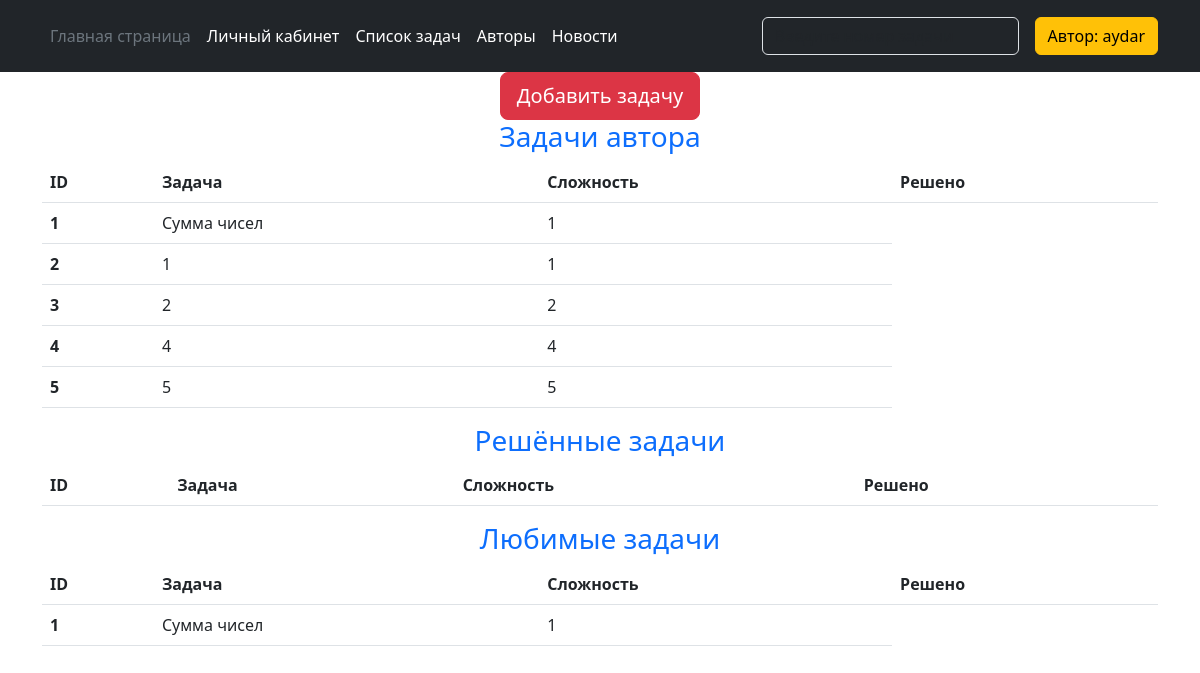
Screenshot of /profile (signed in) with the database file from the repository.
### data/users.py (models this page shows, shortened)
class User(SqlAlchemyBase, UserMixin, SerializerMixin):
    __tablename__ = 'users'
    id = sqlalchemy.Column(sqlalchemy.Integer,
                           primary_key=True, autoincrement=True)
    username = sqlalchemy.Column(sqlalchemy.String, nullable=False)
    email = sqlalchemy.Column(sqlalchemy.String,
                              index=True, unique=True, nullable=True)
    hashed_password = sqlalchemy.Column(sqlalchemy.String, nullable=True)
    role = sqlalchemy.Column(sqlalchemy.String)
    problems = orm.relationship('Problems', back_populates='author')
    solved_problems = orm.relationship('SolvedProblems', back_populates='student')
    favourite_problems = orm.relationship('FavouriteProblems', back_populates='student')

### data/problems.py (models this page shows)
class Problems(SqlAlchemyBase, SerializerMixin):
    __tablename__ = 'problems'
    id = sqlalchemy.Column(sqlalchemy.Integer, primary_key=True, autoincrement=True)
    author_id = sqlalchemy.Column(sqlalchemy.Integer, sqlalchemy.ForeignKey("users.id"))
    title = sqlalchemy.Column(sqlalchemy.String, nullable=True)
    description = sqlalchemy.Column(sqlalchemy.String, nullable=True)
    input_description = sqlalchemy.Column(sqlalchemy.String, nullable=True)
    output_description = sqlalchemy.Column(sqlalchemy.String, nullable=True)
    difficult = sqlalchemy.Column(sqlalchemy.Integer, nullable=True)
    rating = sqlalchemy.Column(sqlalchemy.Integer, default=100)
    example_count = sqlalchemy.Column(sqlalchemy.Integer, default=0)
    test_count = sqlalchemy.Column(sqlalchemy.Integer, default=0)
    time_needed = sqlalchemy.Column(sqlalchemy.String, default='1 сек')
    memory_needed = sqlalchemy.Column(sqlalchemy.String, default='16 Мб')
    post_date = sqlalchemy.Column(sqlalchemy.DateTime, default=datetime.datetime.now())
    author = orm.relationship('User')
    students_that_solved = orm.relationship('SolvedProblems', back_populates='problem')
    students_that_liked = orm.relationship('FavouriteProblems', back_populates='problem')
    tests = orm.relationship('Test', back_populates='problem')
    examples = orm.relationship('Example', back_populates='problem')

### data/favourite_problems.py (models this page shows)
class FavouriteProblems(SqlAlchemyBase, SerializerMixin):
    __tablename__ = 'favourite_problems'
    id = sqlalchemy.Column(sqlalchemy.Integer, primary_key=True, autoincrement=True)
    problem_id = sqlalchemy.Column(sqlalchemy.Integer, sqlalchemy.ForeignKey("problems.id"))
    student_id = sqlalchemy.Column(sqlalchemy.Integer, sqlalchemy.ForeignKey("users.id"))
    problem = orm.relationship('Problems')
    student = orm.relationship('User')

### main.py (the view)
@app.route('/profile')
def my_profile():
    if not current_user.is_authenticated:
        return redirect('/login')
    if current_user.role == 'Автор':
        db_sess = db_session.create_session()
        author_problems = db_sess.query(Problems).filter(Problems.author_id == current_user.id)
        return render_template('author_profile.html', title=current_user.username, my_problems=author_problems,
                               solved_problems=current_user.solved_problems, fav_problems=current_user.favourite_problems, my_profile=True)
    return render_template('student_profile.html', title=current_user.username,
                           solved_problems=current_user.solved_problems, fav_problems=current_user.favourite_problems, my_profile=True)

### data/db_session.py (called while the page is built)
def create_session() -> Session:
    global __factory
    return __factory()

### main.py (called while the page is built)
@login_manager.user_loader
def load_user(user_id):
    db_sess = db_session.create_session()
    return db_sess.query(User).get(user_id)

### templates/author_profile.html (shortened to what this page needs)
{% extends "base.html" %}
{% block content %}
    {% if my_profile %}
      <a class="btn btn-lg btn-danger" href="/add_problem">Добавить задачу</a>
    {% else %}
      <h2>Профиль автора {{title}}</h2>
    {% endif %}
    <h3 class="text-primary">Задачи автора</h3>
    <table class="table">
      <thead class="thead-light">
        <tr>
          <th scope="col">ID</th>
          <th scope="col">Задача</th>
          <th scope="col">Сложность</th>
          <th scope="col">Решено</th>
        </tr>
      </thead>
      <tbody>
        {% for item in my_problems %}
        <tr>
          <th scope="row">{{item.id}}</th>
          <td>{{item.title}}</td>
          <td>{{item.difficult}}</td>
        </tr>
        {% endfor %}
      </tbody>
    </table>
    <h3 class="text-primary">Решённые задачи</h3>
    <table class="table">
      <thead class="thead-light">
        <tr>
          <th scope="col">ID</th>
          <th scope="col">Задача</th>
          <th scope="col">Сложность</th>
          <th scope="col">Решено</th>
        </tr>
      </thead>
    </table>
    <h3 class="text-primary">Любимые задачи</h3>
    <table class="table">
      <thead class="thead-light">
        <tr>
          <th scope="col">ID</th>
          <th scope="col">Задача</th>
          <th scope="col">Сложность</th>
          <th scope="col">Решено</th>
        </tr>
      </thead>
      <tbody>
        {% for item in fav_problems %}
        <tr>
          <th scope="row">{{item.id}}</th>
          <td>{{item.problem.title}}</td>
          <td>{{item.problem.difficult}}</td>
        </tr>
        {% endfor %}
      </tbody>
    </table>
{% endblock %}

### templates/base.html (shortened to what this page needs)
<!DOCTYPE html>
<html lang="en">
<head>
    <link rel="stylesheet" href=/static/css/headers.css/>
    <link rel="stylesheet" href="/static/vendor/css/bootstrap.min.css">
</head>
<body>
    <header class="p-3 text-bg-dark">
    <div class="container">
      <div class="d-flex flex-wrap align-items-center justify-content-center justify-content-lg-start">
        <ul class="nav col-12 col-lg-auto me-lg-auto mb-2 justify-content-center mb-md-0">
          <li><a href="/" class="nav-link px-2 text-secondary">Главная страница</a></li>
          <li><a href="/profile" class="nav-link px-2 text-white">Личный кабинет</a></li>
          <li><a href="/problems" class="nav-link px-2 text-white">Список задач</a></li>
          <li><a href="/authors" class="nav-link px-2 text-white">Авторы</a></li>
          <li><a href="/news" class="nav-link px-2 text-white">Новости</a></li>
        </ul>
        <form class="col-12 col-lg-auto mb-3 mb-lg-0 me-lg-3" role="search" action="/problem">
          <input type="text" class="form-control form-control-dark text-bg-dark" placeholder="Введите номер задачи" aria-label="Поиск задач" name="problem_id">
        </form>
        <div class="text-end">
            {% if current_user.is_authenticated %}
                <a class="btn btn-warning" href="/logout">{{ current_user.role }}: {{ current_user.username }}</a>
            {% else %}
                <a class="btn btn-outline-light me-2" href="/register">Регистрация</a>
                <a class="btn btn-warning" href="/login">Вход</a>
            {% endif %}
        </div>
      </div>
    </div>
  </header>
    <center>
    <main role="main" class="container">
         {% block content %}{% endblock %}
    </main>
    </center>
</body>
</html>

### static/css/headers.css (style rules this page uses)
.form-control-dark { border-color: var(--bs-gray); }

### rows the page displays
User: role "Автор", username "aydar"
Problems: id "1", title "Сумма чисел", difficult "1"
Problems: id "2", title "1", difficult "1"
Problems: id "3", title "2", difficult "2"
Problems: id "4", title "4", difficult "4"
Problems: id "5", title "5", difficult "5"
FavouriteProblems: id "1", problem "Сумма чисел", problem.difficult "1"
